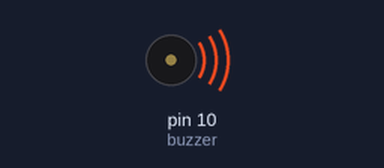
The sketch below on a simulated Arduino Mega 2560, built with avr-gcc and run on an emulated ATmega2560. Parts: buzzer (waves = sounding).

Above: at 0.1 s.
At 19.3 s:
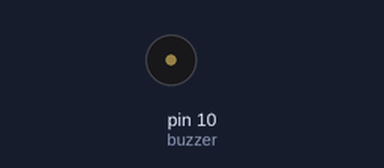
Timing chart, 0 to 20.8 s (numbered marks = the images above):
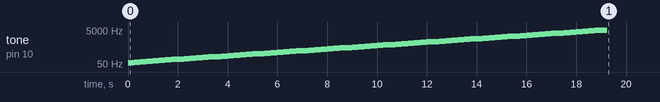

The sketch:

Moje_Noty_77_not.ino
```cpp
/*************************************************
 * Public Constants
 *************************************************/
#define C0   16.35
#define Cis0 17.32
#define D0   18.35
#define Dis0 19.45
#define E0   20.6
#define F0   21.83
#define Fis0 23.12
#define G0   24.5
#define Gis0 25.96
#define A0   27.5
#define Ais0 29.14
#define H0   30.87
#define C1   32.7
#define Cis1 34.65
#define D1   36.71
#define Dis1 38.89
#define E1   41.20
#define F1   43.65
#define Fis1 46.25
#define G1   49
#define Gis1 51.91
#define A1   55
#define Ais1 58.27
#define H1   61.74
#define C2   65.41
#define Cis2 69.3
#define D2   73.42
#define Dis2 77.78
#define E2   82.41
#define F2   87.31
#define Fis2 92.5
#define G2   98
#define Gis2 103.83
#define A2   110
#define Ais2 116.54
#define H2   123.47
#define C3   130.81
#define Cis3 138.59
#define D3   146.83
#define Dis3 155.56
#define E3   164.81
#define F3   174.61
#define Fis3 185
#define G3   196
#define Gis3 207.65
#define A3   220
#define Ais3 233.08
#define H3   246.94
#define C4   261.63
#define Cis4 277.18
#define D4   293.66
#define Dis4 311.13
#define E4   329.63
#define F4   349.23
#define Fis4 369.99
#define G4   392
#define Gis4 415.3
#define A4   440
#define Ais4 466.16
#define H4   493.88
#define C5   523.25
#define Cis5 554.37
#define D5   587.33
#define Dis5 622.25
#define E5   659.25
#define F5   698.46
#define Fis5 739.99
#define G5   783.99
#define Gis5 830.61
#define A5   880
#define Ais5 932.33
#define H5   987.77
#define C6   1046.5
#define Cis6 1108.73
#define D6   1174.66
#define Dis6 1244.51
#define E6   1318.51
#define F6   1396.91
#define Fis6 1479.98
#define G6   1567.98
#define Gis6 1661.22
#define A6   1760
#define Ais6 1864.66
#define H6   1975.53
#define C7   2093
#define Cis7 2217.46
#define D7   2349.32
#define Dis7 2489.02
#define E7   2637.02
#define F7   2793.83
#define Fis7 2959.96
#define G7   3135.96
#define Gis7 3322.44
#define A7   3520
#define Ais7 3729.31
#define H7   3951.07
#define C8   4186.01
#define Cis8 4434.92
#define D8   4698.63
#define Dis8 4978.03
#define E8   5274.04
#define F8   5587.65
#define Fis8 5919.91
#define G8   6271.93
#define Gis8 6644.88
#define A8   7040
#define Ais8 7458.62
#define H8   7902.13


const int buzzer = 10;
const int songspeed = 1.5;
//Change to 2 for a slower version of the song, the bigger the number the slower the song


int notes[] = {       //Note of the song, 0 is a rest/pulse

 H1  ,
 C2  ,
 Cis2 ,
 D2  ,
 Dis2 ,
 E2  ,
 F2  ,
 Fis2 ,
 G2  ,
 Gis2 ,
 A2  ,
 Ais2 ,
 H2  ,
 C3  ,
 Cis3 ,
 D3  ,
 Dis3 ,
 E3  ,
 F3  ,
 Fis3 ,
 G3  ,
 Gis3 ,
 A3  ,
 Ais3 ,
 H3,
  C4  ,
 Cis4 ,
 D4  ,
 Dis4 ,
 E4  ,
 F4  ,
 Fis4 ,
 G4  ,
 Gis4 ,
 A4  ,
 Ais4 ,
 H4  ,
 C5  ,
 Cis5 ,
 D5  ,
 Dis5 ,
 E5  ,
 F5  ,
 Fis5 ,
 G5  ,
 Gis5 ,
 A5  ,
 Ais5 ,
 H5  ,
 C6  ,
 Cis6 ,
 D6  ,
 Dis6 ,
 E6  ,
 F6  ,
 Fis6 ,
 G6  ,
 Gis6 ,
 A6  ,
 Ais6 ,
 H6  ,
 C7  ,
 Cis7 ,
 D7  ,
 Dis7 ,
 E7  ,
 F7  ,
 Fis7 ,
 G7  ,
 Gis7 ,
 A7  ,
 Ais7 ,
 H7  ,
 C8  ,
 Cis8 ,
 D8  ,
 Dis8

};
int duration[] = {


  250, 250, 250, 250,  250, 250,250,

  250, 250, 250, 250,  250, 250,250,
  250, 250, 250, 250,  250, 250,250,
  250, 250, 250, 250,  250, 250,250,
    250, 250, 250, 250,  250, 250,250,
      250, 250, 250, 250,  250, 250,250,
        250, 250, 250, 250,  250, 250,250,
          250, 250, 250, 250,  250, 250,250,
            250, 250, 250, 250,  250, 250,250,
              250, 250, 250, 250,  250, 250,250,
                250, 250, 250, 250,  250, 250,250
};

void setup() {
  for (int i=0;i<77;i++){              //203 is the total number of music notes in the song
  int wait = duration[i] * songspeed;
  tone(buzzer,notes[i],wait);
  delay(wait);}
}
void loop() {}
```
